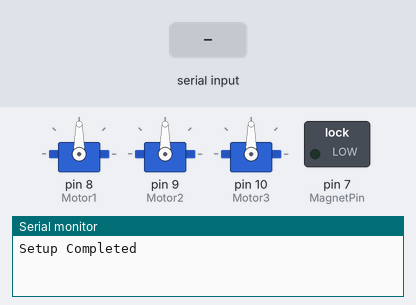
The sketch below on a simulated Arduino Uno, built with avr-gcc and run on an emulated ATmega328P. Parts: 3 × servo, switched loads named in the sketch (green lamp = pin HIGH), the last lines printed to the serial monitor. The test bench sets the inputs (shaded band).

Above: at 1.2 s.
1.3 s: "90,45\n" received over Serial
At 2.3 s:
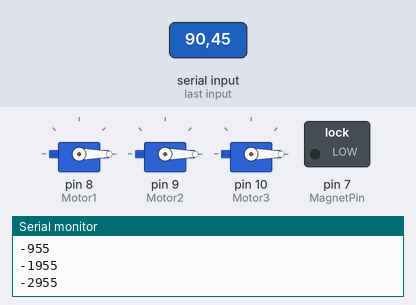
Timing chart, 0 to 4.3 s (numbered marks = the images above; inputs shaded):
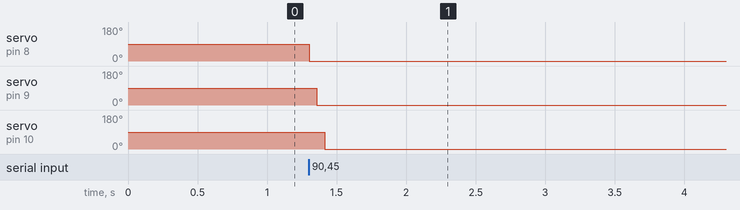

The sketch:

Engedi_Robotic_Arm.ino
```cpp
#include<Servo.h>
Servo Motor1;
Servo Motor2;
Servo Motor3;
int MagnetPin = 7;
int speed_min = 55;
int speed_mid = 30;
int speed_max = 5;
int keyboard = 0;
int pos = 0;


void setup() {
  // put your setup code here, to run once:

  Serial.begin(9600);

Motor1.attach(8);
Motor2.attach(9);
Motor3.attach(10);
pinMode(MagnetPin, OUTPUT);
Serial.println("Setup Completed");
}


void loop() {
//   put your main code here, to run repeatedly:
//homing();
keyboard = Serial.parseInt();
if (keyboard > 0){


if (1000<=keyboard<=1180){
  pos = (keyboard - 1000);
  Motor1.write(pos);
  delay (speed_min);
  Serial.println (pos);
}

if (2000<=keyboard<=2180){
  pos = (keyboard - 2000);
  Motor2.write(pos);
  delay (speed_min);
  Serial.println (pos);
}
if (3000<=keyboard<=3180){
  pos = (keyboard - 3000);
  Motor3.write(pos);
  delay (speed_min);
  Serial.println (pos);
}
}


//Motor3.write(keyboard);

//Motor1Test();
//Motor2Test();
//Motor3Test();
//ET();
}

void homing(){
 Serial.println("Homing has started");
 Motor1.write(0);
  delay(speed_min);
 Motor2.write(0);
  delay(speed_min);
 Motor3.write(0);
  delay(speed_min);
Serial.println("Homin completed");

}

void Motor1Test (){
Serial.println("Motor1 Test Start");
  for(int pos = 0; pos <= 180; pos ++){
    Motor1.write(pos);
    //Serial.print(pos);
    delay(speed_mid);
  }
  for(int pos = 180; pos >= 0; pos --){
    Motor1.write(pos);
    //Serial.print(pos);
    delay(speed_max);
  }
  Serial.println("Motor1 Test Completed");
}

void Motor2Test (){
Serial.println("Motor 2Test Start");
  for(int pos = 0; pos <= 180; pos ++){
    Motor2.write(pos);
    //Serial.println(pos);
    delay(speed_mid);
  }
  for(int pos = 180; pos >= 0; pos --){
    Motor2.write(pos);
    //Serial.println(pos);
    delay(speed_max);
  }
  Serial.println("Motor2 Test Completed");
}


void Motor3Test (){
Serial.println("Motor3 Test Start");
  for(int pos = 0; pos <= 180; pos ++){
    Motor3.write(pos);
    //Serial.println(pos);
    delay(speed_max);
  }
  for(int pos = 180; pos >= 0; pos --){
    Motor3.write(pos);
    //Serial.println(pos);
    delay(speed_mid);
  }
  Serial.println("Motor3 Test Completed");
}


void ET() {

  digitalWrite(MagnetPin, LOW);
  Serial.println("EM Dectivated");
  delay(5000);

  digitalWrite(MagnetPin, HIGH);
  Serial.println("EM Activated");
  delay(5000);
}
```

Measured:
- after the input at 1.3 s, servo on pin 8 (Motor1): 90° → 0° at once; servo on pin 9 (Motor2): 90° → 0° after 0.06 s; servo on pin 10 (Motor3): 90° → 0° after 0.11 s
